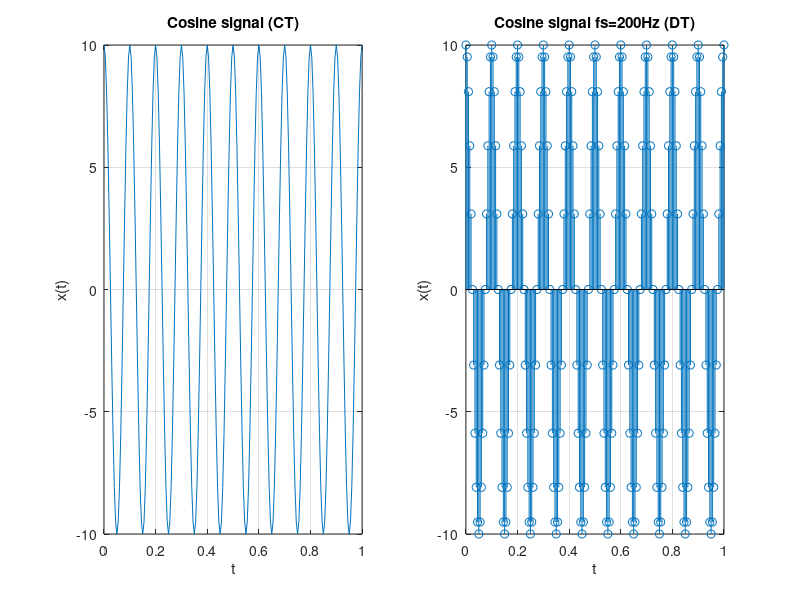

Recreate this plot in MATLAB.
t=0:1/200:1;
x=10*cos(2*pi*10*t);
subplot(1,2,1)
plot(t,x)
grid on
xlabel('t')                                                                    
ylabel('x(t)')
title('Cosine signal (CT)')

subplot(1,2,2)
stem(t,x)
grid on
xlabel('t')
ylabel('x(t)')
title('Cosine signal fs=200Hz (DT)')
